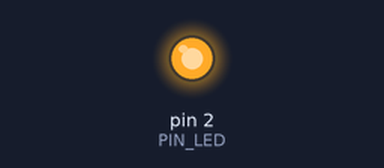
Bench run of a sketch on a simulated Arduino Uno, built with avr-gcc and run on an emulated ATmega328P. On the bench: output pins drawn as LEDs (lit = HIGH). What the sketch prints to the serial monitor is not drawn.

Above: at 0.1 s.
At 5.0 s:
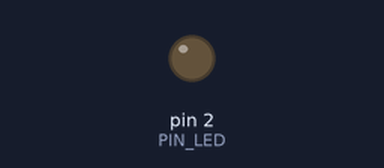
Timing chart, 0 to 6.5 s (numbered marks = the images above):
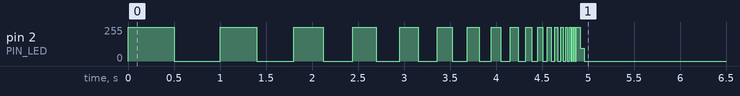

The sketch:

T05.ino
```cpp
// Задание 5. Blink с ускорением и вывод периода в порт

#define PIN_LED 2
#define PERIOD_K (1.0 - 0.2)

int current_half_period = 1000 / 2;


void setup() {
	pinMode(PIN_LED, OUTPUT);
	Serial.begin(9600);
}


void loop() {
	// Основной цикл как в задании 4.
	digitalWrite(PIN_LED, HIGH);
	delay(current_half_period);
	digitalWrite(PIN_LED, LOW);
	delay(current_half_period);
	current_half_period *= PERIOD_K;

	/*
		В стандартной библиотеке Arduino
		Интерфейс, который использует Serial (Stream) не имеет метода printf, потому форматированный вывод нужно реализовывать вручную
	*/

	// выводом `d = `
	Serial.print("d = ");

	// Дописываем значение периода и переносим строку
	Serial.println(2 * current_half_period);
}
```

Measured:
- by itself, pin 2 (PIN_LED): 0/255 → 255/255 at 0.00 s, → 0/255 0.50 s later, → 255/255 0.50 s later, → 0/255 0.40 s later, … (39 changes in this stretch)
